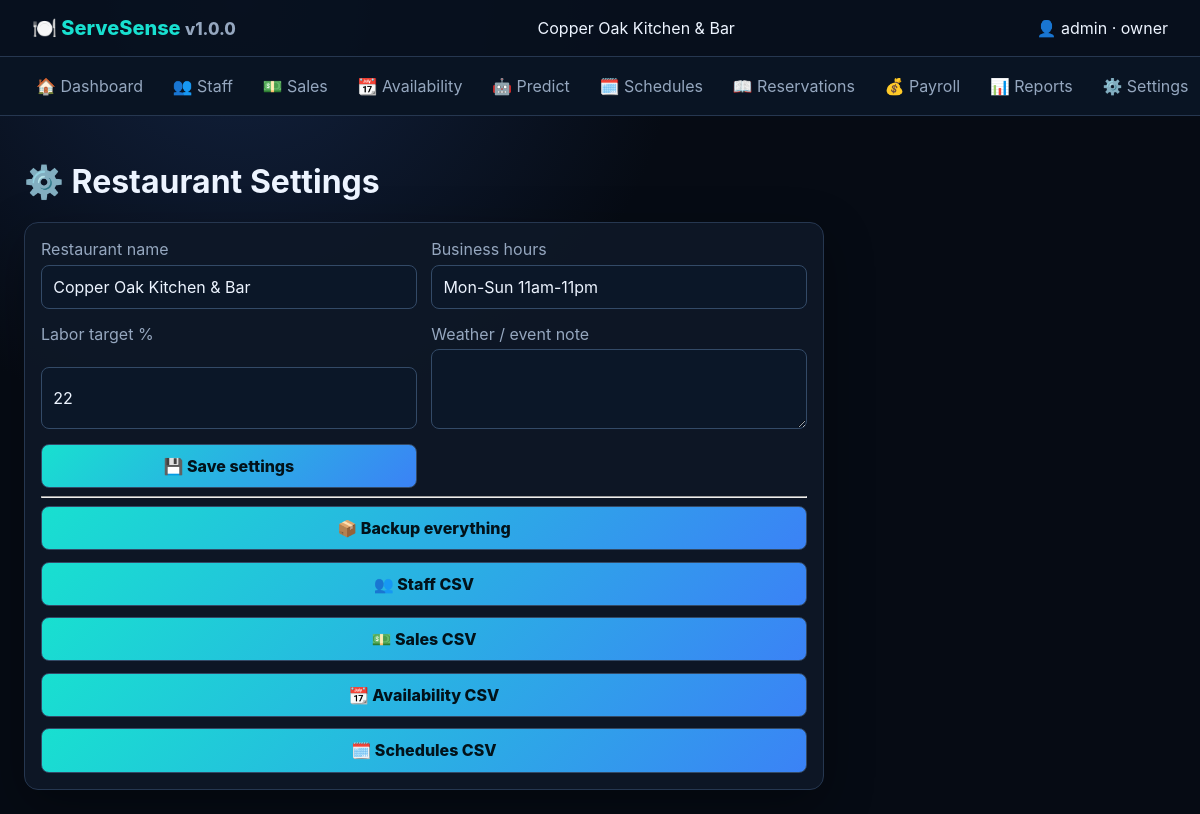
Page /settings (signed in) on the committed database.
### tables this page shows
CREATE TABLE settings(key TEXT PRIMARY KEY,value TEXT NOT NULL);

CREATE TABLE users(username TEXT PRIMARY KEY,password_hash TEXT NOT NULL,role TEXT NOT NULL DEFAULT 'admin',active INTEGER NOT NULL DEFAULT 1,created_at TEXT NOT NULL);

### app/web.py (the view)
    @app.route('/settings',methods=['GET','POST'])
    @login_required
    def settings():
        if not current_user.is_admin: abort(403)
        with connect() as c:
            if request.method=='POST':
                for k in ('restaurant_name','business_hours','default_labor_target','weather_note'):
                    c.execute("INSERT INTO settings(key,value) VALUES(?,?) ON CONFLICT(key) DO UPDATE SET value=excluded.value",(k,request.form.get(k,'')))
                flash('⚙️ Settings saved.','success'); return redirect(url_for('settings'))
            vals={r['key']:r['value'] for r in c.execute('SELECT * FROM settings')}
        return render_template('settings.html',vals=vals)

### app/web.py (called while the page is built)
def connect():
    c=sqlite3.connect(DB); c.row_factory=sqlite3.Row; c.execute("PRAGMA foreign_keys=ON"); return c

@login_manager.user_loader
def load_user(uid):
    with connect() as c: r=c.execute("SELECT username,role,active FROM users WHERE username=?",(uid,)).fetchone()
    return User(r["username"],r["role"]) if r and r["active"] else None

def setting(c,key,default=''):
    r=c.execute("SELECT value FROM settings WHERE key=?",(key,)).fetchone(); return r[0] if r else default

    @property
    def is_owner(self): return self.role == "owner"

    @property
    def is_admin(self): return self.role in {"owner","admin","manager"}

### app/templates/settings.html
{% extends 'base.html' %}{% block content %}<h1>⚙️ Restaurant Settings</h1><section class="panel narrow"><form method="post" class="formgrid"><label>Restaurant name<input name="restaurant_name" value="{{ vals.get('restaurant_name','') }}"></label><label>Business hours<input name="business_hours" value="{{ vals.get('business_hours','Mon-Sun 11am-11pm') }}"></label><label>Labor target %<input name="default_labor_target" value="{{ vals.get('default_labor_target','22') }}"></label><label>Weather / event note<textarea name="weather_note">{{ vals.get('weather_note','') }}</textarea></label><button>💾 Save settings</button></form><hr><div class="actions"><a class="button" href="{{ url_for('all_export') }}">📦 Backup everything</a><a class="button" href="{{ url_for('csv_export',kind='staff') }}">👥 Staff CSV</a><a class="button" href="{{ url_for('csv_export',kind='sales') }}">💵 Sales CSV</a><a class="button" href="{{ url_for('csv_export',kind='availability') }}">📆 Availability CSV</a><a class="button" href="{{ url_for('csv_export',kind='schedules') }}">🗓️ Schedules CSV</a></div></section>{% endblock %}

### app/templates/base.html (shortened to what this page needs)
<!doctype html><html lang="en"><head><link rel="stylesheet" href="{{ url_for('static',filename='app.css') }}"></head>
<body><header><a class="brand" href="{{ url_for('dashboard') }}">🍽️ ServeSense <small>v{{ app_version }}</small></a><div>{{ restaurant_name }}</div><div>👤 {{ current_user.id }} · {{ current_user.role }}</div></header>
<nav>{% for label,endpoint in [('🏠 Dashboard','dashboard'),('👥 Staff','staff'),('💵 Sales','sales'),('📆 Availability','availability'),('🤖 Predict','predict'),('🗓️ Schedules','schedules'),('📖 Reservations','reservations'),('💰 Payroll','payroll'),('📊 Reports','reports'),('⚙️ Settings','settings')] %}<a href="{{ url_for(endpoint) }}">{{ label }}</a>{% endfor %}</nav>
<main>{% with messages=get_flashed_messages(with_categories=true) %}{% for category,message in messages %}<div class="flash {{ category }}">{{ message }}</div>{% endfor %}{% endwith %}{% block content %}{% endblock %}</main></body></html>

### app/static/app.css (style rules this page uses)
:root { --bg:#060b14;--panel:rgba(15,24,40,.92);--line:#263750;--text:#edf4ff;--muted:#95a7bf;--cyan:#18e0d0;--purple:#8b5cf6;--danger:#fb7185 }
* { box-sizing:border-box }
body { margin:0;background:radial-gradient(circle at 20% 0,#12223f 0,transparent 35%),var(--bg);color:var(--text);font-family:Inter,ui-sans-serif,system-ui,sans-serif }
header { display:flex;gap:2rem;justify-content:space-between;align-items:center;padding:1rem 2rem;background:#07101de8;border-bottom:1px solid var(--line);position:sticky;top:0;z-index:10 }
.brand { font-size:1.25rem;font-weight:800;color:var(--cyan);text-decoration:none }
.brand small { color:var(--muted) }
nav { display:flex;gap:.35rem;align-items:center;overflow:auto;padding:.65rem 1.5rem;background:#091423;border-bottom:1px solid var(--line) }
nav a,.linkbtn { white-space:nowrap;color:var(--muted);padding:.55rem .75rem;text-decoration:none;background:transparent;border:0 }
main { max-width:1500px;margin:auto;padding:1.5rem }
.stats article,.panel,.person { background:var(--panel);border:1px solid var(--line);border-radius:14px;padding:1rem;box-shadow:0 16px 50px #0005 }
.panel { overflow:auto }
.narrow { max-width:800px }
.formgrid { display:grid;grid-template-columns:repeat(2,minmax(0,1fr));gap:.9rem }
label { display:grid;gap:.35rem;color:var(--muted) }
input,select,textarea,button,.button { font:inherit;border-radius:8px;border:1px solid #334a67;padding:.7rem;background:#0b1728;color:var(--text) }
textarea { min-height:80px }
button,.button { background:linear-gradient(135deg,var(--cyan),#3b82f6);color:#02121a;font-weight:800;cursor:pointer;text-decoration:none;text-align:center }
.actions { display:grid;gap:.7rem }

### rows in the picture
settings: value "Copper Oak Kitchen & Bar", restaurant_name "Copper Oak Kitchen & Bar"
users: id "admin", role "owner"

### other values in the picture
{{ app_version }} "1.0.0"
{{ label }} "🏠 Dashboard" "👥 Staff" "💵 Sales" "📆 Availability" "🤖 Predict" "🗓️ Schedules" "📖 Reservations" "💰 Payroll" "📊 Reports" "⚙️ Settings"
